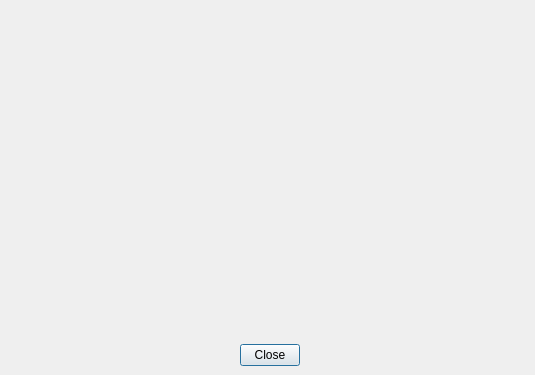
<?xml version="1.0" encoding="UTF-8"?>
<ui version="4.0">
 <class>UIWheelSetting</class>
 <widget class="QDialog" name="UIWheelSetting">
  <property name="geometry">
   <rect>
    <x>0</x>
    <y>0</y>
    <width>535</width>
    <height>375</height>
   </rect>
  </property>
  <property name="focusPolicy">
   <enum>Qt::StrongFocus</enum>
  </property>
  <property name="windowTitle">
   <string>Wheel Configuration</string>
  </property>
  <widget class="QLabel" name="label">
   <property name="geometry">
    <rect>
     <x>0</x>
     <y>0</y>
     <width>531</width>
     <height>320</height>
    </rect>
   </property>
   <property name="pixmap">
    <pixmap resource="../resources/resources.qrc">:/actions/wheel.png</pixmap>
   </property>
   <property name="scaledContents">
    <bool>true</bool>
   </property>
   <property name="alignment">
    <set>Qt::AlignCenter</set>
   </property>
  </widget>
  <widget class="QToolButton" name="tbUp">
   <property name="geometry">
    <rect>
     <x>130</x>
     <y>100</y>
     <width>31</width>
     <height>121</height>
    </rect>
   </property>
   <property name="focusPolicy">
    <enum>Qt::NoFocus</enum>
   </property>
   <property name="toolTip">
    <string>Up</string>
   </property>
   <property name="styleSheet">
    <string notr="true">QPushButton:hover,QToolButton:hover {
  background-color: rgba(117, 190, 218, 0.5); 
}
</string>
   </property>
   <property name="checkable">
    <bool>true</bool>
   </property>
   <property name="autoRaise">
    <bool>true</bool>
   </property>
  </widget>
  <widget class="QToolButton" name="tbX">
   <property name="geometry">
    <rect>
     <x>140</x>
     <y>50</y>
     <width>21</width>
     <height>31</height>
    </rect>
   </property>
   <property name="focusPolicy">
    <enum>Qt::NoFocus</enum>
   </property>
   <property name="toolTip">
    <string>X</string>
   </property>
   <property name="styleSheet">
    <string notr="true">QPushButton:hover,QToolButton:hover {
  background-color: rgba(117, 190, 218, 0.5); 
}
</string>
   </property>
   <property name="checkable">
    <bool>true</bool>
   </property>
   <property name="autoRaise">
    <bool>true</bool>
   </property>
  </widget>
  <widget class="QToolButton" name="tbY">
   <property name="geometry">
    <rect>
     <x>120</x>
     <y>30</y>
     <width>21</width>
     <height>31</height>
    </rect>
   </property>
   <property name="focusPolicy">
    <enum>Qt::NoFocus</enum>
   </property>
   <property name="toolTip">
    <string>Y</string>
   </property>
   <property name="styleSheet">
    <string notr="true">QPushButton:hover,QToolButton:hover {
  background-color: rgba(117, 190, 218, 0.5); 
}
</string>
   </property>
   <property name="checkable">
    <bool>true</bool>
   </property>
   <property name="autoRaise">
    <bool>true</bool>
   </property>
  </widget>
  <widget class="QToolButton" name="tbZ">
   <property name="geometry">
    <rect>
     <x>90</x>
     <y>20</y>
     <width>21</width>
     <height>31</height>
    </rect>
   </property>
   <property name="focusPolicy">
    <enum>Qt::NoFocus</enum>
   </property>
   <property name="toolTip">
    <string>Z</string>
   </property>
   <property name="styleSheet">
    <string notr="true">QPushButton:hover,QToolButton:hover {
  background-color: rgba(117, 190, 218, 0.5); 
}
</string>
   </property>
   <property name="checkable">
    <bool>true</bool>
   </property>
   <property name="autoRaise">
    <bool>true</bool>
   </property>
  </widget>
  <widget class="QToolButton" name="tbC">
   <property name="geometry">
    <rect>
     <x>420</x>
     <y>20</y>
     <width>21</width>
     <height>31</height>
    </rect>
   </property>
   <property name="focusPolicy">
    <enum>Qt::NoFocus</enum>
   </property>
   <property name="toolTip">
    <string>C</string>
   </property>
   <property name="styleSheet">
    <string notr="true">QPushButton:hover,QToolButton:hover {
  background-color: rgba(117, 190, 218, 0.5); 
}
</string>
   </property>
   <property name="checkable">
    <bool>true</bool>
   </property>
   <property name="autoRaise">
    <bool>true</bool>
   </property>
  </widget>
  <widget class="QToolButton" name="tbB">
   <property name="geometry">
    <rect>
     <x>400</x>
     <y>40</y>
     <width>21</width>
     <height>31</height>
    </rect>
   </property>
   <property name="focusPolicy">
    <enum>Qt::NoFocus</enum>
   </property>
   <property name="toolTip">
    <string>B</string>
   </property>
   <property name="styleSheet">
    <string notr="true">QPushButton:hover,QToolButton:hover {
  background-color: rgba(117, 190, 218, 0.5); 
}
</string>
   </property>
   <property name="checkable">
    <bool>true</bool>
   </property>
   <property name="autoRaise">
    <bool>true</bool>
   </property>
  </widget>
  <widget class="QToolButton" name="tbA">
   <property name="geometry">
    <rect>
     <x>370</x>
     <y>50</y>
     <width>21</width>
     <height>31</height>
    </rect>
   </property>
   <property name="focusPolicy">
    <enum>Qt::NoFocus</enum>
   </property>
   <property name="toolTip">
    <string>A</string>
   </property>
   <property name="styleSheet">
    <string notr="true">QPushButton:hover,QToolButton:hover {
  background-color: rgba(117, 190, 218, 0.5); 
}
</string>
   </property>
   <property name="checkable">
    <bool>true</bool>
   </property>
   <property name="autoRaise">
    <bool>true</bool>
   </property>
  </widget>
  <widget class="QToolButton" name="tbStart">
   <property name="geometry">
    <rect>
     <x>250</x>
     <y>90</y>
     <width>41</width>
     <height>30</height>
    </rect>
   </property>
   <property name="focusPolicy">
    <enum>Qt::NoFocus</enum>
   </property>
   <property name="toolTip">
    <string>Start</string>
   </property>
   <property name="styleSheet">
    <string notr="true">QPushButton:hover,QToolButton:hover {
  background-color: rgba(117, 190, 218, 0.5); 
}
</string>
   </property>
   <property name="checkable">
    <bool>true</bool>
   </property>
   <property name="autoRaise">
    <bool>true</bool>
   </property>
  </widget>
  <widget class="QToolButton" name="tbDown">
   <property name="geometry">
    <rect>
     <x>380</x>
     <y>100</y>
     <width>31</width>
     <height>131</height>
    </rect>
   </property>
   <property name="focusPolicy">
    <enum>Qt::NoFocus</enum>
   </property>
   <property name="toolTip">
    <string>Down</string>
   </property>
   <property name="styleSheet">
    <string notr="true">QPushButton:hover,QToolButton:hover {
  background-color: rgba(117, 190, 218, 0.5); 
}
</string>
   </property>
   <property name="checkable">
    <bool>true</bool>
   </property>
   <property name="autoRaise">
    <bool>true</bool>
   </property>
  </widget>
  <widget class="QLabel" name="lInfos">
   <property name="geometry">
    <rect>
     <x>50</x>
     <y>330</y>
     <width>191</width>
     <height>41</height>
    </rect>
   </property>
   <property name="alignment">
    <set>Qt::AlignCenter</set>
   </property>
  </widget>
  <widget class="QDialogButtonBox" name="padButtons">
   <property name="geometry">
    <rect>
     <x>240</x>
     <y>340</y>
     <width>60</width>
     <height>30</height>
    </rect>
   </property>
   <property name="standardButtons">
    <set>QDialogButtonBox::Close</set>
   </property>
  </widget>
  <widget class="QToolButton" name="tbAxis1Left">
   <property name="geometry">
    <rect>
     <x>30</x>
     <y>70</y>
     <width>30</width>
     <height>151</height>
    </rect>
   </property>
   <property name="focusPolicy">
    <enum>Qt::NoFocus</enum>
   </property>
   <property name="toolTip">
    <string>Left</string>
   </property>
   <property name="styleSheet">
    <string notr="true">QPushButton:hover,QToolButton:hover {
  background-color: rgba(117, 190, 218, 0.5); 
}
</string>
   </property>
   <property name="checkable">
    <bool>true</bool>
   </property>
   <property name="autoRaise">
    <bool>true</bool>
   </property>
  </widget>
  <widget class="QToolButton" name="tbAxis1Right">
   <property name="geometry">
    <rect>
     <x>470</x>
     <y>70</y>
     <width>30</width>
     <height>151</height>
    </rect>
   </property>
   <property name="focusPolicy">
    <enum>Qt::NoFocus</enum>
   </property>
   <property name="toolTip">
    <string>Right</string>
   </property>
   <property name="styleSheet">
    <string notr="true">QPushButton:hover,QToolButton:hover {
  background-color: rgba(117, 190, 218, 0.5); 
}
</string>
   </property>
   <property name="checkable">
    <bool>true</bool>
   </property>
   <property name="autoRaise">
    <bool>true</bool>
   </property>
  </widget>
 </widget>
 <resources>
  <include location="../resources/resources.qrc"/>
 </resources>
 <connections>
  <connection>
   <sender>padButtons</sender>
   <signal>rejected()</signal>
   <receiver>UIWheelSetting</receiver>
   <slot>reject()</slot>
   <hints>
    <hint type="sourcelabel">
     <x>20</x>
     <y>20</y>
    </hint>
    <hint type="destinationlabel">
     <x>20</x>
     <y>20</y>
    </hint>
   </hints>
  </connection>
 </connections>
</ui>
